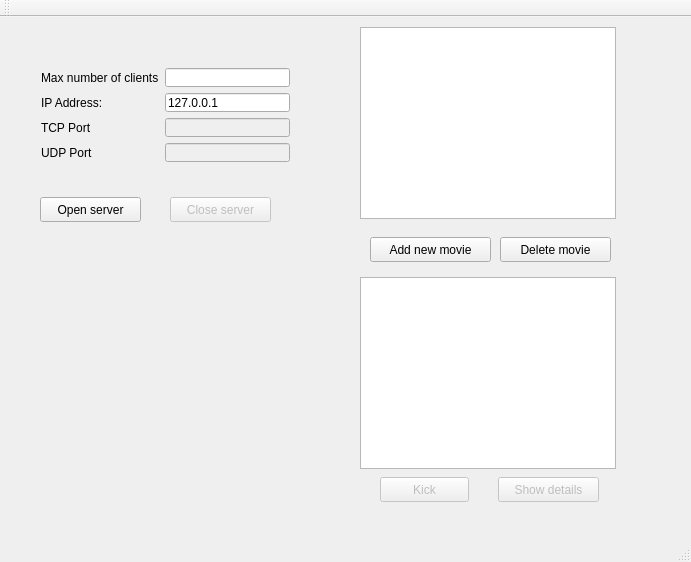
<?xml version="1.0" encoding="UTF-8"?>
<ui version="4.0">
 <class>MainWindow</class>
 <widget class="QMainWindow" name="MainWindow">
  <property name="geometry">
   <rect>
    <x>0</x>
    <y>0</y>
    <width>691</width>
    <height>562</height>
   </rect>
  </property>
  <property name="windowTitle">
   <string>MainWindow</string>
  </property>
  <widget class="QWidget" name="centralWidget">
   <widget class="QPushButton" name="btn_open_server">
    <property name="geometry">
     <rect>
      <x>40</x>
      <y>180</y>
      <width>101</width>
      <height>25</height>
     </rect>
    </property>
    <property name="text">
     <string>Open server</string>
    </property>
   </widget>
   <widget class="QWidget" name="gridLayoutWidget">
    <property name="geometry">
     <rect>
      <x>30</x>
      <y>40</y>
      <width>271</width>
      <height>116</height>
     </rect>
    </property>
    <layout class="QGridLayout" name="layout_address">
     <item row="2" column="1">
      <widget class="QLineEdit" name="tcp_port">
       <property name="enabled">
        <bool>false</bool>
       </property>
      </widget>
     </item>
     <item row="1" column="0">
      <widget class="QLabel" name="label_ip_address">
       <property name="text">
        <string>IP Address:</string>
       </property>
      </widget>
     </item>
     <item row="3" column="1">
      <widget class="QLineEdit" name="udp_port">
       <property name="enabled">
        <bool>false</bool>
       </property>
      </widget>
     </item>
     <item row="3" column="0">
      <widget class="QLabel" name="label_udp_port">
       <property name="text">
        <string>UDP Port</string>
       </property>
      </widget>
     </item>
     <item row="1" column="1">
      <widget class="QLineEdit" name="edit_host_address">
       <property name="text">
        <string>127.0.0.1</string>
       </property>
       <property name="maxLength">
        <number>15</number>
       </property>
      </widget>
     </item>
     <item row="2" column="0">
      <widget class="QLabel" name="label_tcp_port">
       <property name="text">
        <string>TCP Port</string>
       </property>
      </widget>
     </item>
     <item row="0" column="1">
      <widget class="QLineEdit" name="edit_max_num_of_clients"/>
     </item>
     <item row="0" column="0">
      <widget class="QLabel" name="label_max_num_of_clients">
       <property name="text">
        <string>Max number of clients</string>
       </property>
      </widget>
     </item>
    </layout>
   </widget>
   <widget class="QPushButton" name="btn_choose_file">
    <property name="enabled">
     <bool>true</bool>
    </property>
    <property name="geometry">
     <rect>
      <x>370</x>
      <y>220</y>
      <width>121</width>
      <height>25</height>
     </rect>
    </property>
    <property name="text">
     <string>Add new movie</string>
    </property>
   </widget>
   <widget class="QPushButton" name="btn_kick_peer">
    <property name="enabled">
     <bool>false</bool>
    </property>
    <property name="geometry">
     <rect>
      <x>380</x>
      <y>460</y>
      <width>89</width>
      <height>25</height>
     </rect>
    </property>
    <property name="text">
     <string>Kick</string>
    </property>
   </widget>
   <widget class="QPushButton" name="btn_delete_movie">
    <property name="geometry">
     <rect>
      <x>500</x>
      <y>220</y>
      <width>111</width>
      <height>25</height>
     </rect>
    </property>
    <property name="text">
     <string>Delete movie</string>
    </property>
   </widget>
   <widget class="QListWidget" name="list_movies">
    <property name="geometry">
     <rect>
      <x>360</x>
      <y>10</y>
      <width>256</width>
      <height>192</height>
     </rect>
    </property>
   </widget>
   <widget class="QPushButton" name="btn_show_details">
    <property name="enabled">
     <bool>false</bool>
    </property>
    <property name="geometry">
     <rect>
      <x>498</x>
      <y>460</y>
      <width>101</width>
      <height>25</height>
     </rect>
    </property>
    <property name="text">
     <string>Show details</string>
    </property>
   </widget>
   <widget class="QPushButton" name="btn_close_server">
    <property name="enabled">
     <bool>false</bool>
    </property>
    <property name="geometry">
     <rect>
      <x>170</x>
      <y>180</y>
      <width>101</width>
      <height>25</height>
     </rect>
    </property>
    <property name="text">
     <string>Close server</string>
    </property>
   </widget>
   <widget class="QListWidget" name="list_peers">
    <property name="geometry">
     <rect>
      <x>360</x>
      <y>260</y>
      <width>256</width>
      <height>192</height>
     </rect>
    </property>
   </widget>
  </widget>
  <widget class="QMenuBar" name="menuBar">
   <property name="geometry">
    <rect>
     <x>0</x>
     <y>0</y>
     <width>691</width>
     <height>22</height>
    </rect>
   </property>
  </widget>
  <widget class="QToolBar" name="mainToolBar">
   <attribute name="toolBarArea">
    <enum>TopToolBarArea</enum>
   </attribute>
   <attribute name="toolBarBreak">
    <bool>false</bool>
   </attribute>
  </widget>
  <widget class="QStatusBar" name="statusBar"/>
 </widget>
 <layoutdefault spacing="6" margin="11"/>
 <resources/>
 <connections/>
</ui>
